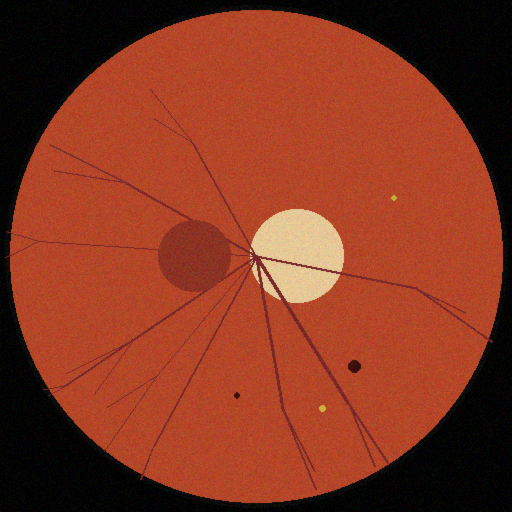
#> input picture assets/sample_images/sample_mild_dr.png, 512 x 512 px
$ python -i gradcam.py   (imports and definitions only)
#> lines starting #> are read from the running program, lines starting #| are printed output that depends on the picture; after the words box and inside, x2 and y2 are one past the last pixel; in counts of white or black regions, pixels touching at a corner belong together
#> further down, picture is the input picture: shape (512, 512, 3); mean B, G, R 32.8, 54.4, 131.6

"""
core/gradcam.py
-----------------
Explainability layer.

- If a real Keras CNN is loaded (DRModel.mode == "real", framework ==
  "tensorflow"), this computes a genuine Grad-CAM heatmap from the last
  convolutional layer's activations and gradients (Selvaraju et al., 2017).

- In DEMO/MOCK mode, we generate a *saliency-style* heatmap from local
  image statistics (dark/red blob regions + edge density — the same
  signals the mock classifier uses) so the visual explanation stays
  consistent with what actually drove the mock prediction. This is
  clearly NOT a trained-model Grad-CAM and is labeled as such in the UI.

Both paths return an RGB heatmap overlay ready to display next to the
original image.
"""

import cv2
import numpy as np


def _overlay_heatmap(original_bgr: np.ndarray, heatmap_gray: np.ndarray, alpha: float = 0.45) -> np.ndarray:
    """Resize heatmap to original size, colorize, and blend with original image."""
    h, w = original_bgr.shape[:2]
    heatmap_resized = cv2.resize(heatmap_gray, (w, h))
    heatmap_uint8 = np.uint8(255 * np.clip(heatmap_resized, 0, 1))
    heatmap_color = cv2.applyColorMap(heatmap_uint8, cv2.COLORMAP_JET)
    overlay = cv2.addWeighted(heatmap_color, alpha, original_bgr, 1 - alpha, 0)
    return overlay


def generate_mock_saliency(image_bgr: np.ndarray) -> np.ndarray:
    """
    Build a saliency-style heatmap from dark-blob density and edge
    strength, blurred for a smooth "attention" look. Used only when
    no real trained model is available.
    """
    gray = cv2.cvtColor(image_bgr, cv2.COLOR_BGR2GRAY)
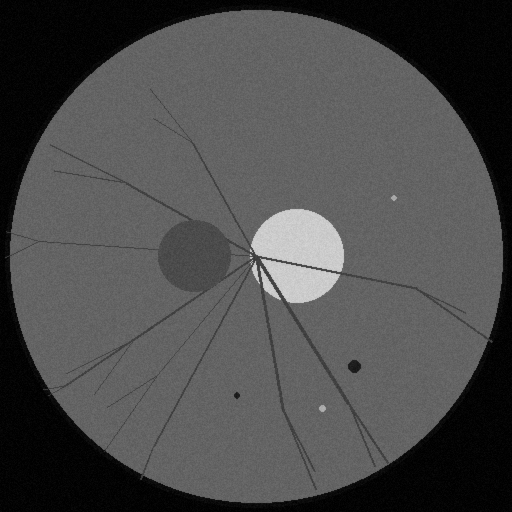
#> gray: shape (512, 512); min 0, max 213, mean 75

    # Restrict attention to inside the retina disc, excluding the black
    # background outside a fundus photo (keeps this consistent with the
    # mock classifier's own logic in core/model.py).
    retina_mask = (gray > 20).astype("uint8") * 255
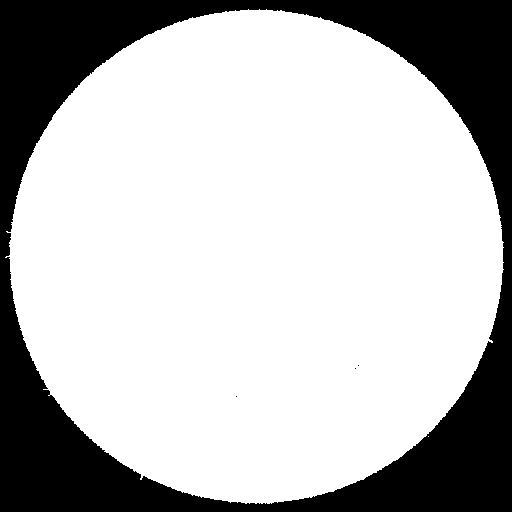
#> retina_mask: shape (512, 512); 73% white; 4 black regions (3 under 20 px), largest, box (x1, y1, x2, y2) and area: (0, 0, 512, 512) 70792

    # Dark/red lesion-like regions -> higher "attention"
    _, dark_thresh = cv2.threshold(gray, 70, 255, cv2.THRESH_BINARY_INV)
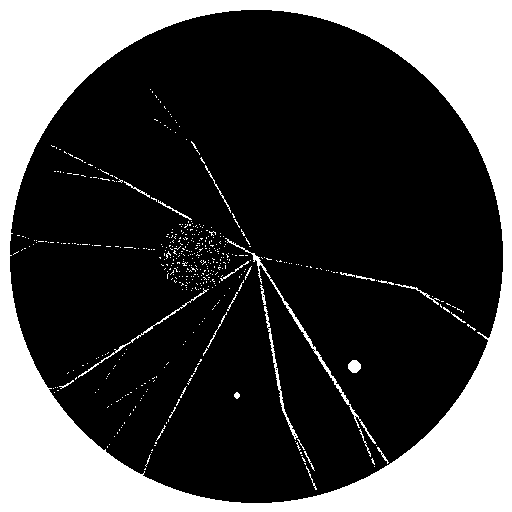
#> dark_thresh: shape (512, 512); 28.6% white; 488 white regions (462 under 20 px), largest, box (x1, y1, x2, y2) and area: (0, 0, 512, 512) 71349, (225, 238, 376, 444) 720, (264, 306, 298, 440) 357
    dark_mask = cv2.bitwise_and(dark_thresh, retina_mask).astype("float32") / 255.0
#> dark_mask: shape (512, 512) float32; values 0 (black) and 1 (white), 1.6% white in thin lines or dots

    # Edge / texture irregularity -> also contributes to attention
    edges = cv2.bitwise_and(cv2.Canny(gray, 50, 150), retina_mask).astype("float32") / 255.0
#> edges: shape (512, 512) float32; values 0 (black) and 1 (white), 2.5% white in thin lines or dots

    raw_saliency = 0.7 * dark_mask + 0.3 * edges
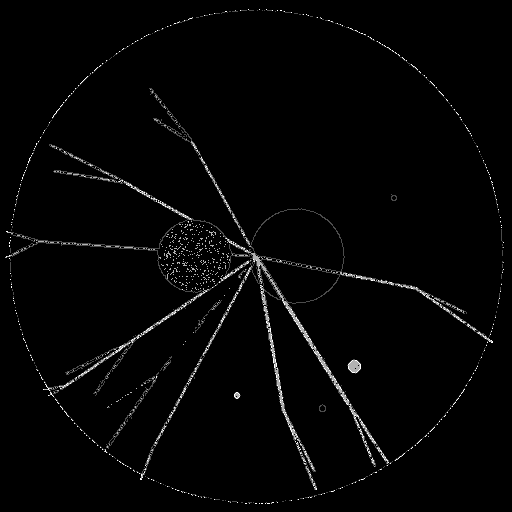
#> raw_saliency: shape (512, 512) float32; min 0, max 1, mean 0.0185
    saliency = cv2.GaussianBlur(raw_saliency, (31, 31), 0)

    if saliency.max() > 0:
        saliency = saliency / saliency.max()
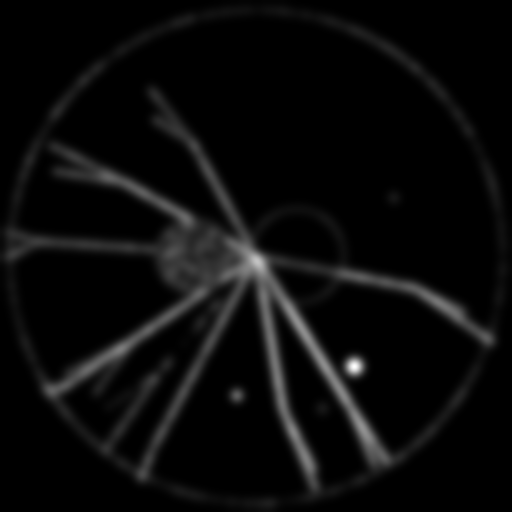
#> saliency: shape (512, 512) float32; min 0, max 1, mean 0.0433

    return _overlay_heatmap(image_bgr, saliency)
#> in _overlay_heatmap, `heatmap_color = cv2.applyColorMap(heatmap_uint8, cv2.COLORMAP_JET)`:
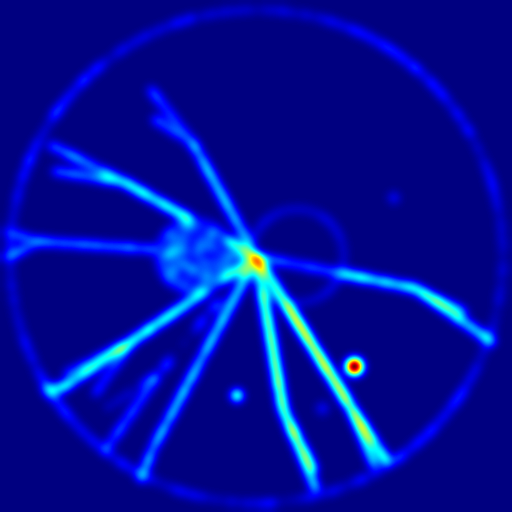
#> heatmap_color: shape (512, 512, 3); mean B, G, R 153.8, 14.2, 1.4
#> in _overlay_heatmap, `overlay = cv2.addWeighted(heatmap_color, alpha, original_bgr, 1 - alph..`:
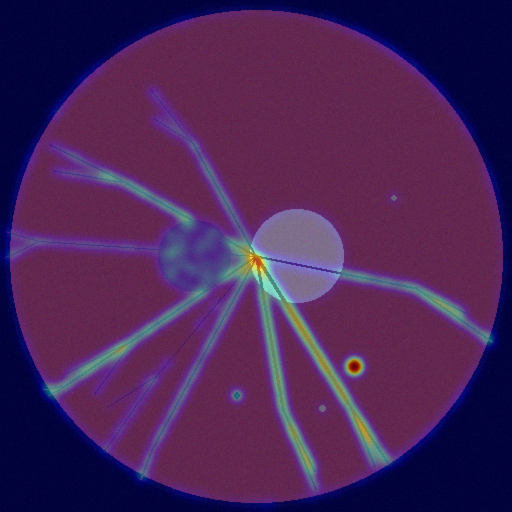
#> overlay: shape (512, 512, 3); mean B, G, R 87.3, 36.3, 73


# [54 lines left out: functions generate_real_gradcam, generate_explanation, not called in this run]

>>> import cv2
>>> picture = cv2.imread('../assets/sample_images/sample_mild_dr.png')
>>> result = generate_mock_saliency(picture)

$ run again, on assets/sample_images/sample_moderate_dr.png
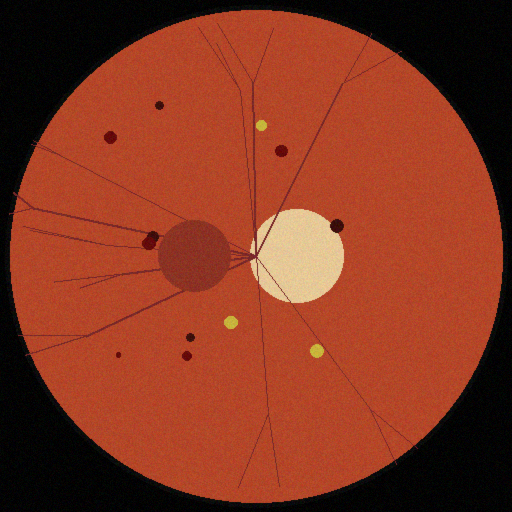
#> input picture assets/sample_images/sample_moderate_dr.png, 512 x 512 px
#> picture is the input picture: shape (512, 512, 3); mean B, G, R 32.8, 54.6, 131.7
#> in generate_mock_saliency, `retina_mask = (gray > 20).astype("uint8") * 255`:
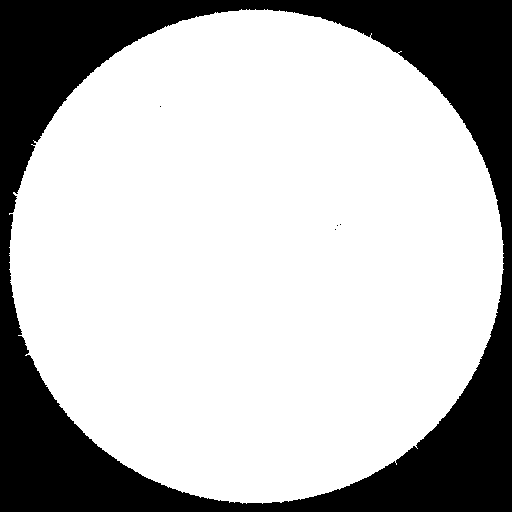
#> retina_mask: shape (512, 512); 73% white; 5 black regions (4 under 20 px), largest, box (x1, y1, x2, y2) and area: (0, 0, 512, 512) 70747
#> dark_thresh: shape (512, 512); 28.5% white; 594 white regions (566 under 20 px), largest, box (x1, y1, x2, y2) and area: (0, 0, 512, 512) 71420, (137, 230, 164, 250) 249, (330, 219, 344, 233) 148
#> dark_mask: shape (512, 512) float32; values 0 (black) and 1 (white), 1.5% white in thin lines or dots
#> edges: shape (512, 512) float32; values 0 (black) and 1 (white), 2.6% white in thin lines or dots
#> in _overlay_heatmap, `overlay = cv2.addWeighted(heatmap_color, alpha, original_bgr, 1 - alph..`:
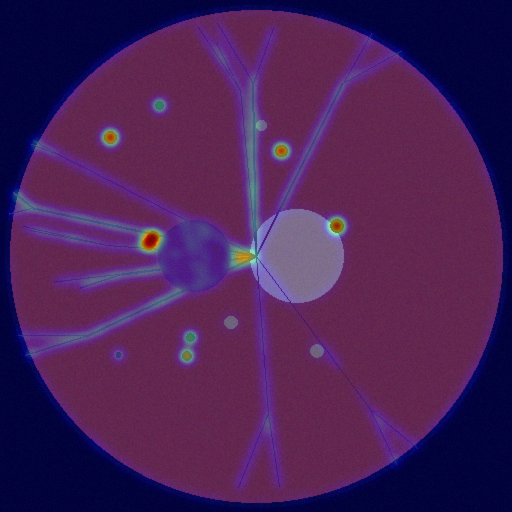
#> overlay: shape (512, 512, 3); mean B, G, R 86.2, 32.9, 72.8

$ run again, on assets/sample_images/sample_severe_dr.png
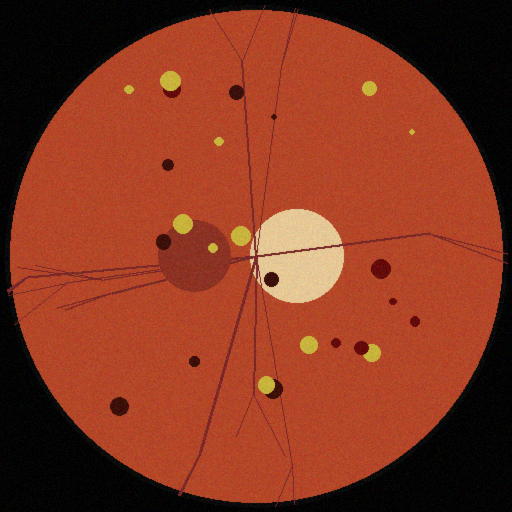
#> input picture assets/sample_images/sample_severe_dr.png, 512 x 512 px
#> picture is the input picture: shape (512, 512, 3); mean B, G, R 32.7, 54.9, 131.2
#> in generate_mock_saliency, `retina_mask = (gray > 20).astype("uint8") * 255`:
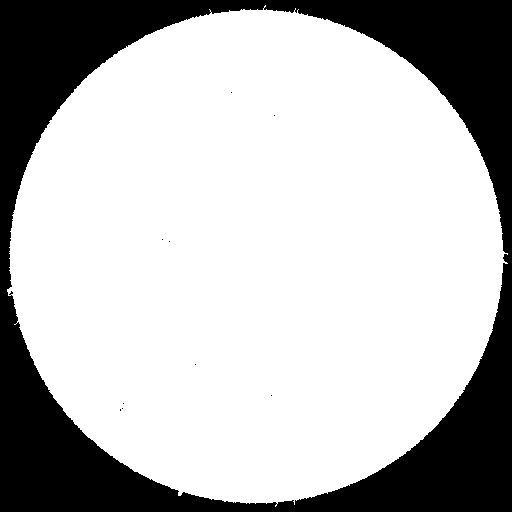
#> retina_mask: shape (512, 512); 73% white; 10 black regions (9 under 20 px), largest, box (x1, y1, x2, y2) and area: (0, 0, 512, 512) 70721
#> dark_thresh: shape (512, 512); 29.1% white; 503 white regions (466 under 20 px), largest, box (x1, y1, x2, y2) and area: (0, 0, 512, 512) 71946, (371, 259, 391, 279) 308, (110, 397, 129, 416) 277
#> dark_mask: shape (512, 512) float32; values 0 (black) and 1 (white), 2.1% white; 825 white regions (787 under 20 px), largest, box (x1, y1, x2, y2) and area: (178, 255, 258, 496) 599, (371, 259, 391, 279) 308, (110, 397, 129, 416) 273
#> edges: shape (512, 512) float32; values 0 (black) and 1 (white), 2.7% white in thin lines or dots
#> in _overlay_heatmap, `overlay = cv2.addWeighted(heatmap_color, alpha, original_bgr, 1 - alph..`:
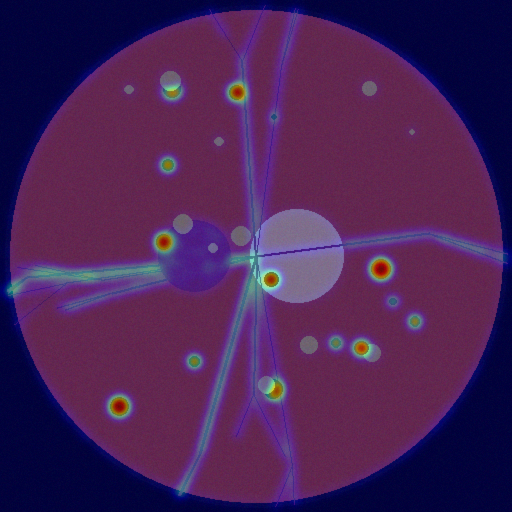
#> overlay: shape (512, 512, 3); mean B, G, R 86.1, 34.5, 72.9
